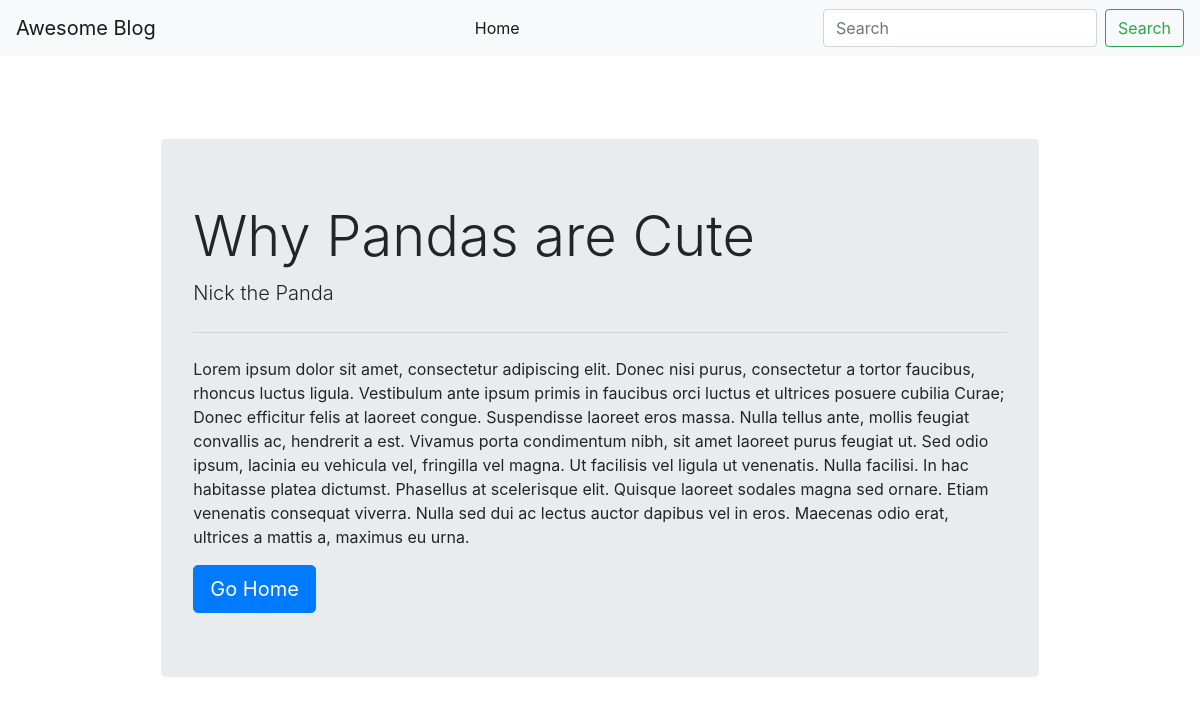
/blogapp/1/, run on the app's committed database.
### blogapp/models.py (models this page shows, shortened)
class Post(models.Model):
    title=models.CharField(max_length=100)
    author=models.CharField(max_length=30)
    body=models.TextField()
    date=models.DateTimeField(auto_now_add=True)

### blogapp/views.py (the view)
# urls.py: path('<int:post_id>/', views.detail)
def detail(request, post_id):
    post = get_object_or_404(Post, pk=post_id)
    return render(request, 'details.html', {'post': post})

### templates/details.html
{% extends 'base.html' %} {% load static %} {% block component_css %}
<link rel="stylesheet" href="{% static './style/details.css' %}" />
{% endblock component_css %} {% block body %}
<div
  class="container-fluid d-flex align-items-center justify-content-center post_container"
>
  <div class="post-content w-75">
    <div class="jumbotron">
      <h1 class="display-4">{{post.title}}</h1>
      <p class="lead">{{post.author}}</p>
      <hr class="my-4" />
      <p>{{post.body}}</p>
      <a class="btn btn-primary btn-lg" href="/blogapp/" role="button"
        >Go Home</a
      >
    </div>
  </div>
</div>
{% endblock body %}

### static/style/details.css (style rules this page uses)
.post_container { height: 80vh; width: 100%; }

### static/style/base.css (style rules this page uses)
* { padding: 0; margin: 0; box-sizing: border-box; }

### data on the page
Post: title "Why Pandas are Cute", author "Nick the Panda", body "Lorem ipsum dolor sit amet, consectetur adipiscing elit. Donec nisi purus, consectetur a tortor faucibus, rhoncus luctus ligula. Vestibulum ante ipsum primis in faucibus orci luctus et ultrices posuere cubilia Curae; Donec efficitur felis at laoreet congue. Suspendisse laoreet eros massa. Nulla tellus ante, mollis feugiat convallis ac, hendrerit a est. Vivamus porta condimentum nibh, sit amet laoreet purus feugiat ut. Sed odio ipsum, lacinia eu vehicula vel, fringilla vel magna. Ut facilisis vel ligula ut venenatis. Nulla facilisi. In hac habitasse platea dictumst. Phasellus at scelerisque elit. Quisque laoreet sodales magna sed ornare. Etiam venenatis consequat viverra. Nulla sed dui ac…"
